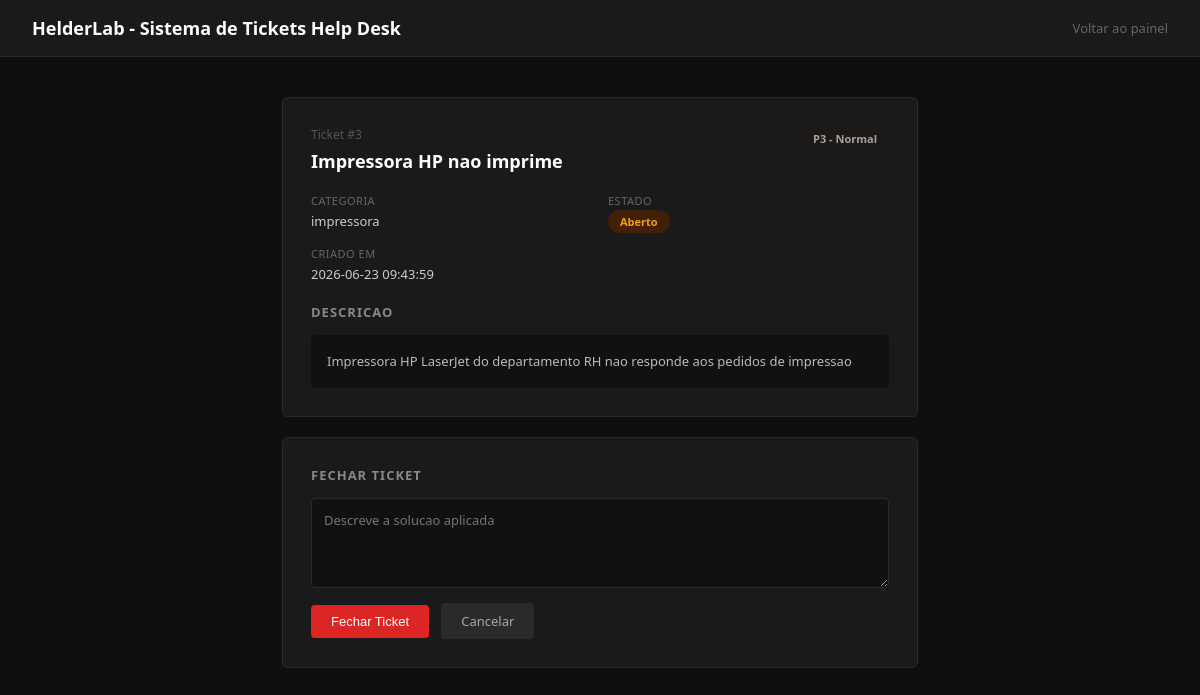
Page /ticket/3 on the committed database.
### tables this page shows
CREATE TABLE tickets (
            id INTEGER PRIMARY KEY AUTOINCREMENT,
            titulo TEXT NOT NULL,
            descricao TEXT NOT NULL,
            categoria TEXT NOT NULL,
            prioridade TEXT NOT NULL,
            estado TEXT DEFAULT 'Aberto',
            criado_em TEXT NOT NULL,
            fechado_em TEXT,
            resolucao TEXT
        );

### app.py (the view)
@app.route('/ticket/<int:ticket_id>')
def ver_ticket(ticket_id):
    ticket = get_ticket(ticket_id)
    return render_template('ticket.html', ticket=ticket)

### models.py (called while the page is built)
def get_ticket(ticket_id):
    conn = sqlite3.connect(DB)
    conn.row_factory = sqlite3.Row
    c = conn.cursor()
    c.execute('SELECT * FROM tickets WHERE id = ?', (ticket_id,))
    row = c.fetchone()
    conn.close()
    return dict(row) if row else None

### templates/ticket.html (shortened to what this page needs)
<!DOCTYPE html>
<html lang="pt">
<head>
</head>
<body>
<header>
    <h1>HelderLab - Sistema de Tickets Help Desk</h1>
    <a href="/" style="color:#666; font-size:13px;">Voltar ao painel</a>
</header>
<div class="container">
    <div class="card">
        <div class="ticket-header">
            <div>
                <div class="ticket-id">Ticket #{{ ticket.id }}</div>
                <div class="ticket-titulo">{{ ticket.titulo }}</div>
            </div>
            <div>
                {% if 'P1' in ticket.prioridade %}
                    <span class="badge badge-p1">{{ ticket.prioridade }}</span>
                {% elif 'P2' in ticket.prioridade %}
                    <span class="badge badge-p2">{{ ticket.prioridade }}</span>
                {% else %}
                    <span class="badge badge-p3">{{ ticket.prioridade }}</span>
                {% endif %}
            </div>
        </div>
        <div class="info-grid">
            <div class="info-item">
                <div class="label">Categoria</div>
                <div class="val">{{ ticket.categoria }}</div>
            </div>
            <div class="info-item">
                <div class="label">Estado</div>
                <div class="val">
                    {% if ticket.estado == 'Aberto' %}
                        <span class="badge badge-aberto">Aberto</span>
                    {% else %}
                        <span class="badge badge-fechado">Fechado</span>
                    {% endif %}
                </div>
            </div>
            <div class="info-item">
                <div class="label">Criado em</div>
                <div class="val">{{ ticket.criado_em }}</div>
            </div>
        </div>
        <h3>Descricao</h3>
        <div class="descricao">{{ ticket.descricao }}</div>
    </div>
    {% if ticket.estado == 'Aberto' %}
    <div class="card">
        <h3>Fechar Ticket</h3>
        <form method="POST" action="/fechar/{{ ticket.id }}">
            <textarea name="resolucao" required placeholder="Descreve a solucao aplicada"></textarea>
            <button type="submit" class="btn btn-danger">Fechar Ticket</button>
            <a href="/" class="btn btn-secondary">Cancelar</a>
        </form>
    </div>
    {% endif %}
</div>
</body>
</html>

### templates/ticket.html (style rules this page uses)
* { margin: 0; padding: 0; box-sizing: border-box; }
body { font-family: 'Segoe UI', sans-serif; background: #0f0f0f; color: #e0e0e0; }
header { background: #1a1a1a; border-bottom: 1px solid #2a2a2a; padding: 16px 32px; display: flex; justify-content: space-between; align-items: center; }
header h1 { font-size: 18px; font-weight: 600; color: #ffffff; }
.container { max-width: 700px; margin: 40px auto; padding: 0 32px; }
.card { background: #1a1a1a; border: 1px solid #2a2a2a; border-radius: 6px; padding: 28px; margin-bottom: 20px; }
.ticket-header { display: flex; justify-content: space-between; align-items: flex-start; margin-bottom: 20px; }
.ticket-id { font-size: 12px; color: #555; margin-bottom: 6px; }
.ticket-titulo { font-size: 18px; font-weight: 600; color: #fff; }
.badge { padding: 4px 12px; border-radius: 20px; font-size: 11px; font-weight: 600; }
.badge-p3 { background: #1c1917; color: #a8a29e; }
.badge-aberto { background: #422006; color: #f59e0b; }
.info-grid { display: grid; grid-template-columns: 1fr 1fr; gap: 16px; margin-bottom: 20px; }
.info-item .label { font-size: 11px; color: #666; text-transform: uppercase; letter-spacing: 0.5px; margin-bottom: 4px; }
.info-item .val { font-size: 13px; color: #ccc; }
.descricao { background: #111; border-radius: 4px; padding: 16px; font-size: 13px; color: #bbb; line-height: 1.6; }
h3 { font-size: 13px; color: #888; text-transform: uppercase; letter-spacing: 1px; margin-bottom: 14px; }
textarea { width: 100%; background: #111; border: 1px solid #2a2a2a; border-radius: 4px; padding: 12px; color: #e0e0e0; font-size: 13px; font-family: inherit; height: 90px; resize: vertical; }
.btn { padding: 9px 20px; border: none; border-radius: 4px; cursor: pointer; font-size: 13px; font-weight: 500; text-decoration: none; display: inline-block; margin-right: 8px; margin-top: 10px; }
.btn-danger { background: #dc2626; color: white; }
.btn-secondary { background: #2a2a2a; color: #aaa; }
a { color: #60a5fa; text-decoration: none; }

### rows in the picture
tickets: id "3", titulo "Impressora HP nao imprime", prioridade "P3 - Normal", categoria "impressora", criado_em "2026-06-23 09:43:59", descricao "Impressora HP LaserJet do departamento RH nao responde aos pedidos de impressao"
